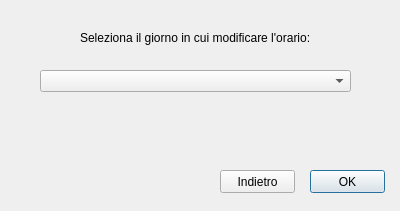
<?xml version="1.0" encoding="UTF-8"?>
<ui version="4.0">
 <class>Dialog</class>
 <widget class="QDialog" name="Dialog">
  <property name="geometry">
   <rect>
    <x>0</x>
    <y>0</y>
    <width>400</width>
    <height>211</height>
   </rect>
  </property>
  <property name="windowTitle">
   <string>Seleziona giorno</string>
  </property>
  <widget class="QComboBox" name="comboBox">
   <property name="geometry">
    <rect>
     <x>40</x>
     <y>70</y>
     <width>311</width>
     <height>22</height>
    </rect>
   </property>
  </widget>
  <widget class="QLabel" name="label">
   <property name="geometry">
    <rect>
     <x>80</x>
     <y>30</y>
     <width>241</width>
     <height>16</height>
    </rect>
   </property>
   <property name="text">
    <string>Seleziona il giorno in cui modificare l'orario:</string>
   </property>
  </widget>
  <widget class="QPushButton" name="pushButton">
   <property name="geometry">
    <rect>
     <x>310</x>
     <y>170</y>
     <width>75</width>
     <height>23</height>
    </rect>
   </property>
   <property name="text">
    <string>OK</string>
   </property>
  </widget>
  <widget class="QPushButton" name="pushButton_2">
   <property name="geometry">
    <rect>
     <x>220</x>
     <y>170</y>
     <width>75</width>
     <height>23</height>
    </rect>
   </property>
   <property name="text">
    <string>Indietro</string>
   </property>
  </widget>
 </widget>
 <resources/>
 <connections/>
</ui>
